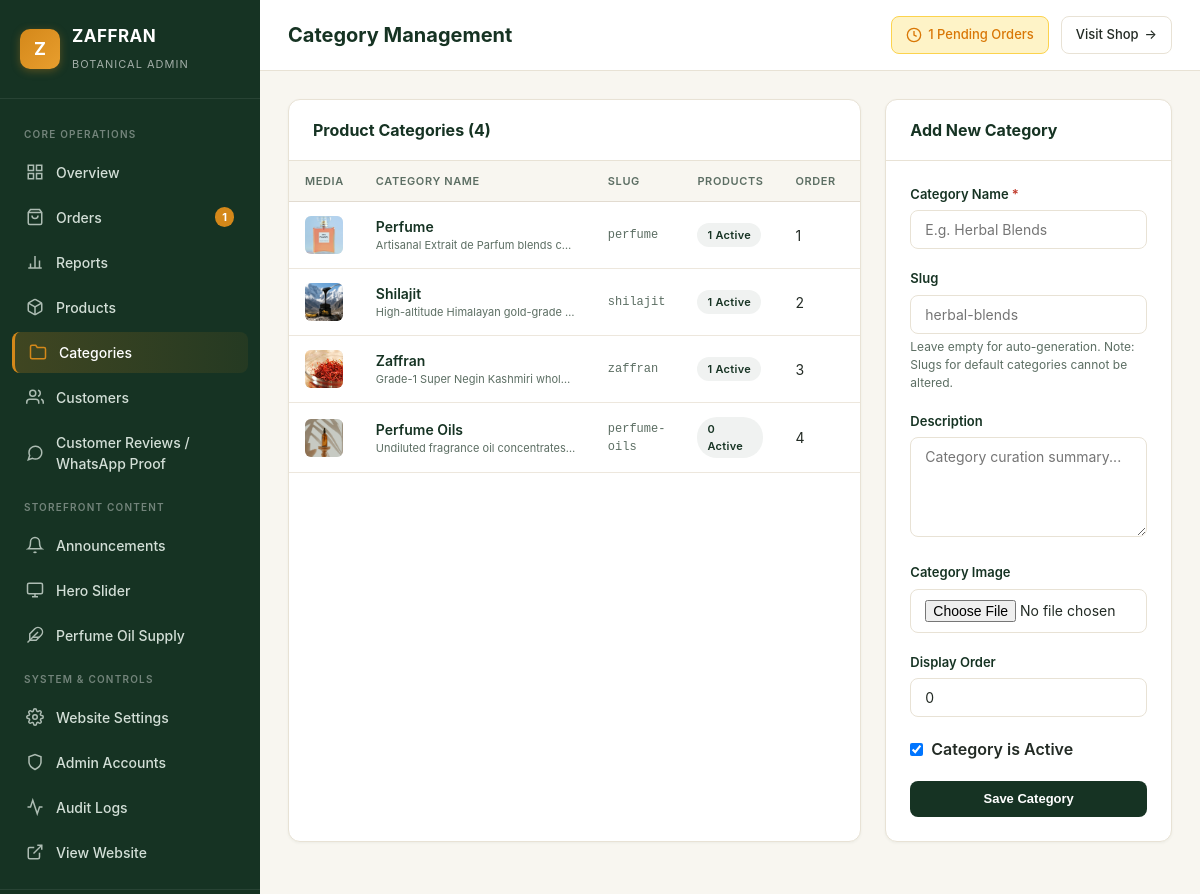
The app's page /admin/categories.php (signed in) with its own data.
### tables this page shows
CREATE TABLE `categories` (
  `id` int(10) unsigned NOT NULL AUTO_INCREMENT,
  `name` varchar(100) NOT NULL,
  `slug` varchar(100) NOT NULL,
  `description` text DEFAULT NULL,
  `image_url` varchar(255) DEFAULT NULL,
  `display_order` int(11) DEFAULT 0,
  `is_active` tinyint(1) DEFAULT 1,
  `created_at` datetime DEFAULT current_timestamp(),
  PRIMARY KEY (`id`),
  UNIQUE KEY `slug` (`slug`)
);

### admin/categories.php (the view, shortened to what this page needs)
<?php
require_once __DIR__ . '/header.php';
$db = getDbConnection();
$categories = $db->query("SELECT c.*, (SELECT COUNT(*) FROM products p WHERE p.category_slug = c.slug) as product_count FROM categories c ORDER BY c.display_order ASC, c.id ASC")->fetchAll();
?>
<div style="display: grid; grid-template-columns: 2fr 1fr; gap: 24px;">
  <div class="admin-card">
    <div class="admin-card-header">
      <div class="admin-card-title">Product Categories (<?php echo count($categories); ?>)</div>
    </div>
    <div class="admin-card-body" style="padding: 0;">
      <table class="admin-table">
        <thead>
          <tr>
            <th style="width: 50px;">Media</th>
            <th>Category Name</th>
            <th>Slug</th>
            <th>Products</th>
            <th>Order</th>
            <th>Status</th>
          </tr>
        </thead>
        <tbody>
          <?php foreach ($categories as $cat): ?>
            <tr>
              <td>
                <div style="width: 38px; height: 38px; border-radius: 6px; overflow: hidden; background: #EEE; display: flex; align-items: center; justify-content: center;">
                  <?php if (!empty($cat['image_url'])): ?>
                    <img src="../<?php echo htmlspecialchars($cat['image_url']); ?>" alt="" style="width: 100%; height: 100%; object-fit: cover;">
                  <?php endif; ?>
                </div>
              </td>
              <td>
                <div style="font-weight: 600; color: var(--admin-forest);"><?php echo htmlspecialchars($cat['name']); ?></div>
                <div style="font-size: 11px; color: var(--admin-text-muted); max-width: 200px; white-space: nowrap; overflow: hidden; text-overflow: ellipsis;">
                  <?php echo htmlspecialchars($cat['description']); ?>
                </div>
              </td>
              <td style="font-family: monospace; font-size: 12px; color: var(--admin-text-muted);">
                <?php echo htmlspecialchars($cat['slug']); ?>
              </td>
              <td>
                <span class="badge" style="background: #F0F2F1; color: var(--admin-forest);">
                  <?php echo (int)$cat['product_count']; ?> active
                </span>
              </td>
              <td><?php echo (int)$cat['display_order']; ?></td>
              <td>
              </td>
            </tr>
          <?php endforeach; ?>
        </tbody>
      </table>
    </div>
  </div>
  <div class="admin-card">
    <div class="admin-card-header">
      <div class="admin-card-title" id="formCardTitle">Add New Category</div>
    </div>
    <div class="admin-card-body">
      <form method="POST" enctype="multipart/form-data" id="catForm">
        <div class="form-group">
          <label class="form-label" for="cat_name">Category Name <span class="required">*</span></label>
          <input type="text" id="cat_name" name="name" class="form-control" required placeholder="E.g. Herbal Blends">
        </div>
        <div class="form-group" id="slugGroup">
          <label class="form-label" for="cat_slug">Slug</label>
          <input type="text" id="cat_slug" name="slug" class="form-control" placeholder="herbal-blends">
          <div class="form-help">Leave empty for auto-generation. Note: Slugs for default categories cannot be altered.</div>
        </div>
        <div class="form-group">
          <label class="form-label" for="cat_desc">Description</label>
          <textarea id="cat_desc" name="description" class="form-control" rows="3" placeholder="Category curation summary..."></textarea>
        </div>
        <div class="form-group">
          <label class="form-label" for="cat_image">Category Image</label>
          <input type="file" id="cat_image" name="cat_image" class="form-control" accept="image/jpeg,image/png,image/webp">
        </div>
        <div class="form-group">
          <label class="form-label" for="cat_order">Display Order</label>
          <input type="number" id="cat_order" name="display_order" class="form-control" value="0">
        </div>
        <div class="form-group">
          <label style="display: flex; align-items: center; gap: 8px; font-weight: 600; cursor: pointer;">
            <input type="checkbox" id="cat_active" name="is_active" value="1" checked>
            Category is Active
          </label>
        </div>
        <div style="display: flex; gap: 8px;">
          <button type="submit" class="btn btn-primary" id="submitBtn" style="flex: 1;">Save Category</button>
        </div>
      </form>
    </div>
  </div>
</div>
<?php require_once __DIR__ . '/footer.php'; ?>

### admin/admin.css (style rules this page uses)
:root { --admin-bg: #F8F6F0; --admin-card: #FFFFFF; --admin-card-border: #E8E2D5; --admin-forest: #163323; --admin-forest-hover: #1e4530; --admin-forest-dark: #0f2318; --admin-sage: #3D6B4F; --admin-sage-light: #EBF2EC; --admin-saffron: #D4881A; --admin-saffron-light: #FFF4E5; --admin-saffron-dark: #B36F0F; --admin-text-main: #232B25; --admin-text-muted: #5C6E63; --admin-border: #E2DBD0; --admin-border-subtle: #EDE7DD; --admin-danger: #C0392B; --admin-danger-light: #FDE8E8; --admin-success: #1E7E34; --admin-success-light: #E8F5E9; --admin-warning: #D97706; --admin-warning-light: #FEF3C7; --admin-info: #2B6CB0; --admin-info-light: #EBF8FF; --admin-font: -apple-system, BlinkMacSystemFont, "Segoe UI", Roboto, "Helvetica Neue", Arial, sans-serif; --admin-sidebar-width: 260px; --admin-radius: 12px; --admin-radius-sm: 8px; --admin-shadow-sm: 0 1px 3px rgba(22, 51, 35, 0.05); --admin-shadow-md: 0 4px 12px rgba(22, 51, 35, 0.06); --admin-shadow-lg: 0 10px 24px rgba(22, 51, 35, 0.08); }
* { box-sizing: border-box; margin: 0; padding: 0; }
body.admin-body { font-family: var(--admin-font); background-color: var(--admin-bg); color: var(--admin-text-main); line-height: 1.5; -webkit-font-smoothing: antialiased; min-height: 100vh; }
.admin-card { background: var(--admin-card); border: 1px solid var(--admin-card-border); border-radius: var(--admin-radius); box-shadow: var(--admin-shadow-sm); margin-bottom: 24px; overflow: hidden; }
.admin-card-header { padding: 18px 24px; border-bottom: 1px solid var(--admin-card-border); display: flex; align-items: center; justify-content: space-between; flex-wrap: wrap; gap: 12px; }
.admin-card-title { font-size: 16px; font-weight: 700; color: var(--admin-forest); }
.admin-card-body { padding: 24px; }
.admin-table { width: 100%; border-collapse: collapse; text-align: left; font-size: 14px; }
.admin-table th { background: #F8F6F0; color: var(--admin-text-muted); font-weight: 600; text-transform: uppercase; font-size: 11px; letter-spacing: 0.6px; padding: 12px 16px; border-bottom: 1px solid var(--admin-border); white-space: nowrap; }
.admin-table td { padding: 14px 16px; border-bottom: 1px solid var(--admin-border-subtle); color: var(--admin-text-main); vertical-align: middle; }
.badge { display: inline-flex; align-items: center; gap: 4px; padding: 4px 10px; border-radius: 20px; font-size: 11px; font-weight: 600; text-transform: capitalize; letter-spacing: 0.3px; }
.btn { display: inline-flex; align-items: center; justify-content: center; gap: 8px; padding: 9px 16px; border-radius: var(--admin-radius-sm); font-size: 13px; font-weight: 600; text-decoration: none; cursor: pointer; border: 1px solid transparent; transition: all 0.15s ease; line-height: 1.2; }
.btn-primary { background: var(--admin-forest); color: #FFFFFF; }
.form-group { margin-bottom: 20px; }
.form-label { display: block; font-size: 13px; font-weight: 600; color: var(--admin-forest); margin-bottom: 6px; }
.form-label .required { color: var(--admin-danger); }
.form-control { width: 100%; padding: 10px 14px; font-size: 14px; font-family: inherit; color: var(--admin-text-main); background: #FFFFFF; border: 1px solid var(--admin-card-border); border-radius: var(--admin-radius-sm); transition: border-color 0.15s ease, box-shadow 0.15s ease; }
textarea.form-control { min-height: 100px; resize: vertical; }
.form-help { font-size: 12px; color: var(--admin-text-muted); margin-top: 4px; }

### records on screen
categories: image_url (picture), name "Perfume", description "Artisanal Extrait de Parfum blends c…", slug "perfume", product_count "1", display_order "1"
categories: image_url (picture), name "Shilajit", description "High-altitude Himalayan gold-grade…", slug "shilajit", product_count "1", display_order "2"
categories: image_url (picture), name "Zaffran", description "Grade-1 Super Negin Kashmiri whol…", slug "zaffran", product_count "1", display_order "3"
categories: image_url (picture), name "Perfume Oils", description "Undiluted fragrance oil concentrates…", slug "perfume-oils", product_count "0", display_order "4"

### other values on screen
$pendingOrdersCount "1"
$pageTitle "Category Management"
count($categories) "4"
